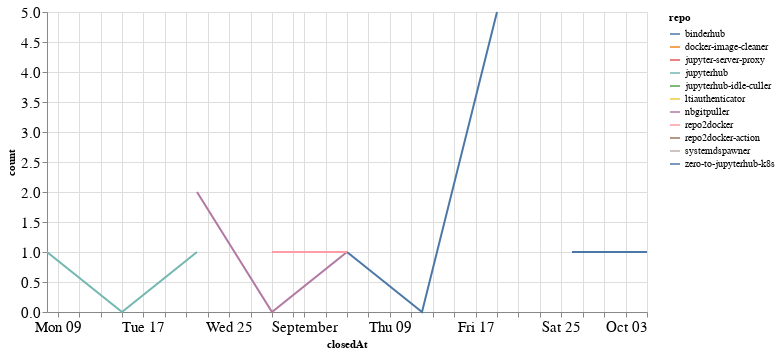

The cell this chart's notebook holds for it:
### Code cell
closed_by_time = closed_by.groupby('repo').resample('W', on='closedAt').count()['author'].reset_index()
closed_by_time = closed_by_time.rename(columns={'author': 'count'})

alt.Chart(closed_by_time, width=600).mark_line().encode(
    x='closedAt',
    y='count',
    color='repo',
    tooltip="repo"
)

### Figure 1 — Vega-Lite specification as saved in the notebook (floating-point values rounded to 4 significant figures)
{"config": {"axisLeft": {"labelFontSize": 15}, "axisBottom": {"labelFontSize": 15}}, "data": {"name": "data-606c230b24bdbc1abe88a8577a9f5191"}, "mark": "line", "encoding": {"color": {"type": "nominal", "field": "repo"}, "tooltip": {"type": "nominal", "field": "repo"}, "x": {"type": "temporal", "field": "closedAt"}, "y": {"type": "quantitative", "field": "count"}}, "width": 600, "$schema": "https://vega.github.io/schema/vega-lite/v4.8.1.json", "datasets": {"data-606c230b24bdbc1abe88a8577a9f5191": [{"repo": "binderhub", "closedAt": "2021-09-05T00:00:00", "count": 1}, {"repo": "binderhub", "closedAt": "2021-09-12T00:00:00", "count": 0}, {"repo": "binderhub", "closedAt": "2021-09-19T00:00:00", "count": 5}, {"repo": "docker-image-cleaner", "closedAt": "2021-09-19T00:00:00", "count": 2}, {"repo": "jupyter-server-proxy", "closedAt": "2021-08-29T00:00:00", "count": 2}, {"repo": "jupyterhub", "closedAt": "2021-08-08T00:00:00", "count": 1}, {"repo": "jupyterhub", "closedAt": "2021-08-15T00:00:00", "count": 0}, {"repo": "jupyterhub", "closedAt": "2021-08-22T00:00:00", "count": 1}, {"repo": "jupyterhub-idle-culler", "closedAt": "2021-09-26T00:00:00", "count": 1}, {"repo": "ltiauthenticator", "closedAt": "2021-09-05T00:00:00", "count": 1}, {"repo": "nbgitpuller", "closedAt": "2021-08-22T00:00:00", "count": 2}, {"repo": "nbgitpuller", "closedAt": "2021-08-29T00:00:00", "count": 0}, {"repo": "nbgitpuller", "closedAt": "2021-09-05T00:00:00", "count": 1}, {"repo": "repo2docker", "closedAt": "2021-08-29T00:00:00", "count": 1}, {"repo": "repo2docker", "closedAt": "2021-09-05T00:00:00", "count": 1}, {"repo": "repo2docker-action", "closedAt": "2021-09-19T00:00:00", "count": 1}, {"repo": "systemdspawner", "closedAt": "2021-08-08T00:00:00", "count": 1}, {"repo": "zero-to-jupyterhub-k8s", "closedAt": "2021-09-26T00:00:00", "count": 1}, {"repo": "zero-to-jupyterhub-k8s", "closedAt": "2021-10-03T00:00:00", "count": 1}]}}
